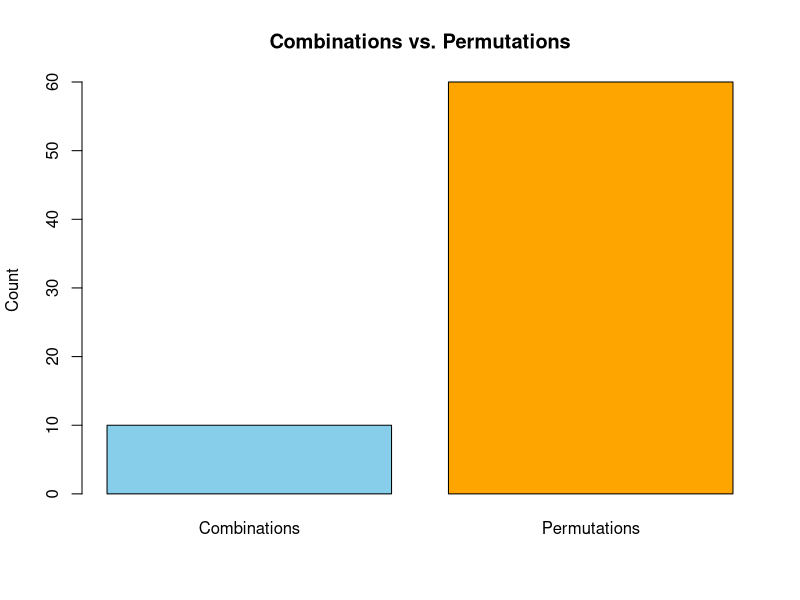

R code for this plot:
# Combinations & Permutations in R----

#----------------------------------------------------------------------

# Permutations deal with arrangements where the order matters. 
# ---> For example, arranging books on a shelf.

# Combinations deal with selections where the order doesn’t matter. 
# ---> For example, choosing members for a committee.

# Example----
# You are a coach, and you need to select 3 players from a group of 5 for a soccer team. 

# We’ll explore two cases:
# 1. You care about the order (like assigning positions: goalkeeper, striker, defender).

# 2. You only care about who makes it to the team, not the order.

#----------------------------------------------------------------------
# Permutation in R (Order maters)-----

# Install the 'gtools' package 
install.packages('gtools')

# Load the library
library(gtools)

# Define the players
players <- c("Alice", "Bob", "Charlie", "David", "Eve")

# Calculate all possible permutations of 3 players
permutations <- permutations(n = 5, r = 3, v = players)

# Print the results for permutations
print(permutations)

#----------------------------------------------------------------------
# Combinations in R (Order does not mater)-----

# Calculate combinations of 3 players
combinations <- combn(players, 3)

# Print the results for combinations
print(combinations)

#--------------------------------------------------------------------
# Data visualization

# Count the number of combinations and permutations
num_combinations <- ncol(combinations)
num_permutations <- nrow(permutations)

# Create a bar plot
barplot(
    c(num_combinations, num_permutations), 
    names.arg = c("Combinations", "Permutations"),
    col = c("skyblue", "orange"),
    main = "Combinations vs. Permutations",
    ylab = "Count"
)
#-----------------------------------------------------------------
